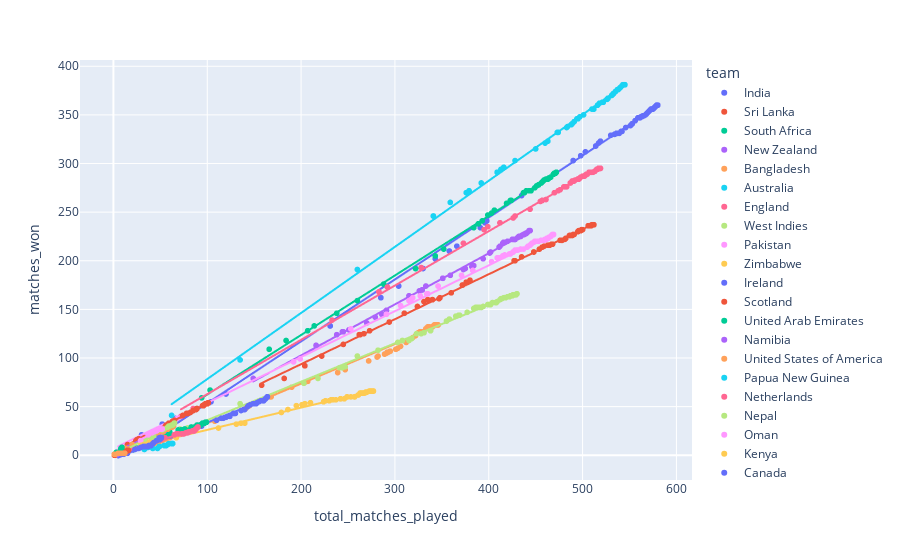

Notebook cell for this chart:
### Code cell
import plotly.express as px

fig=px.scatter(odi, x="total_matches_played", y="matches_won", color="team", trendline="ols")
fig.show()
